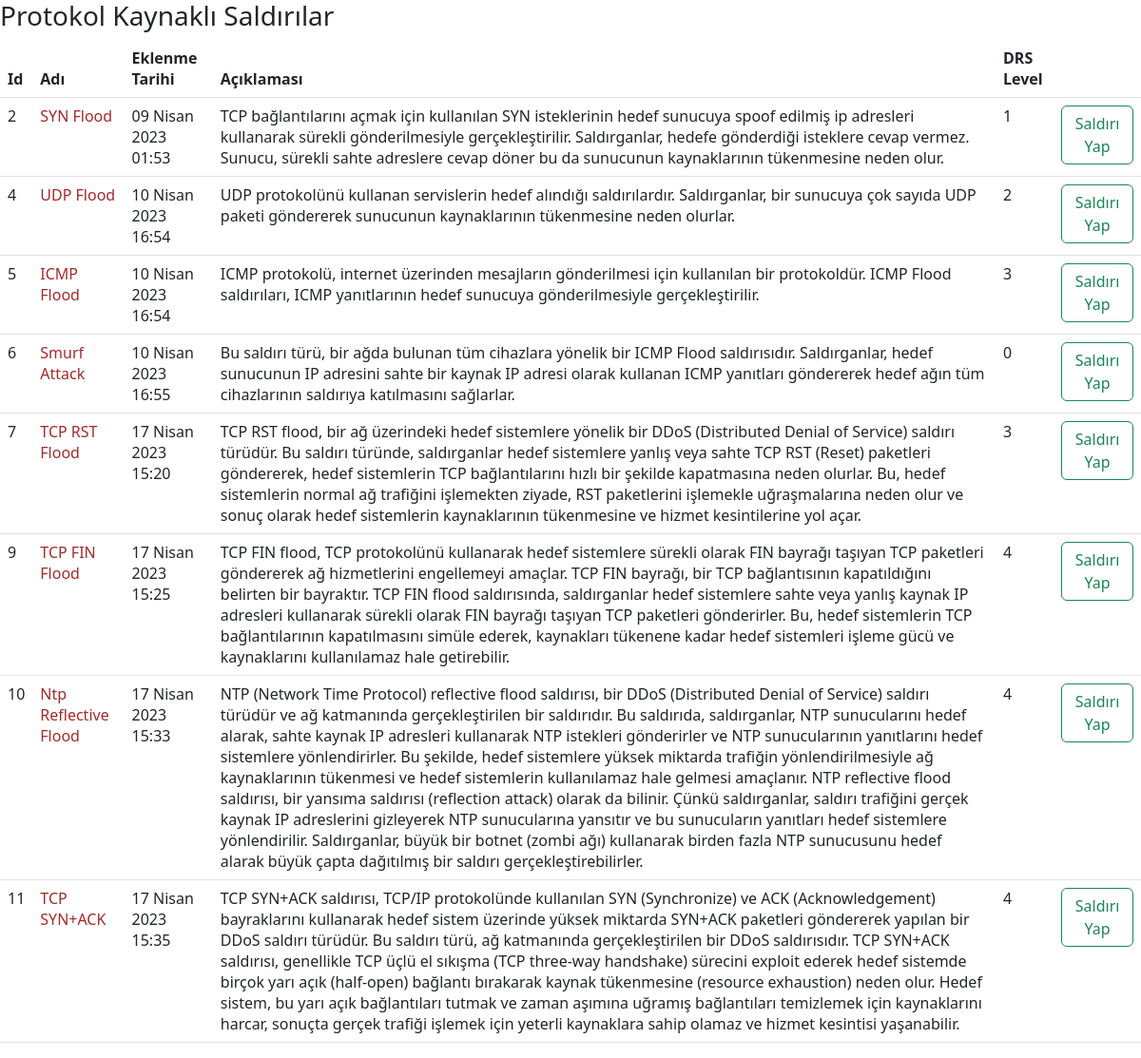
Screenshot of /index/attacksCategoryDetail/2 with the database file from the repository.
### attacks/models.py (models this page shows, shortened)
class Attacks(models.Model):
    attackName = models.CharField(max_length=100)
    createDate = models.DateTimeField('date created')
    attackCat = models.ForeignKey(AttacksCategory,on_delete=models.CASCADE)
    attackDesc = models.CharField(max_length=1000,null=True)
    drsLevel = models.IntegerField(validators=[MaxValueValidator(7),MinValueValidator(0)],null=True)

### attacks/views.py (the view)
# urls.py: path('attacksCategoryDetail/<int:attacksCategoryId>',views.attacksCategoryDetails, name='attacksCatsDet'),
def attacksCategoryDetails(request, attacksCategoryId):
    try:
        attacks_category = AttacksCategory.objects.get(pk=attacksCategoryId)
        attacks_list = Attacks.objects.filter(attackCat=attacks_category)
        context = {
            'attacksCategoryDetails_list': attacks_category,
            'attacks_list': attacks_list
        }
    except AttacksCategory.DoesNotExist:
        raise Http404("Saldırı Sınıflandırılması Bulunamadı!")
    return render(request, 'attacksCategoryDetails.html', context)

### attacks/templates/attacksCategoryDetails.html (shortened to what this page needs)
<html>
<head>
    <link href="https://cdn.jsdelivr.net/npm/bootstrap@5.3.0-alpha3/dist/css/bootstrap.min.css" rel="stylesheet"
 />
</head>
<body>
    {% if attacks_list %}
    <h3>{{ attacks_list.0.attackCat.categoryName }}</h3>
    {% endif %}
    <table class="table">
        <thead>
            <th>
                Id
            </th>
            <th>
                Adı
            </th>
            <th>
                Eklenme Tarihi
            </th>
            <th>
                Açıklaması
            </th>
            <th>
                DRS Level
            </th>
            <th>
            </th>
        </thead>
        {% for attack in attacks_list%}
        <tr>
            <td>
                {{attack.id}}
            </td>
            <td style="color: brown;">
                {{attack.attackName}}
            </td>
            <td>
                {{attack.createDate}}
            </td>
            <td>
                {{attack.attackDesc}}
            </td>
            <td>
                {{attack.drsLevel}}
            </td>
            <td>
                <a class="btn btn-outline-success" href="/index/attacks/{{attack.id}}" >Saldırı Yap</a>
            </td>
        </tr>
        {% endfor %}
    </table>
</body>
</html

### rows the page displays
Attacks: id "2", attackName "SYN Flood", createDate "09 Nisan 2023 01:53", attackDesc "TCP bağlantılarını açmak için kullanılan SYN isteklerinin hedef sunucuya spoof edilmiş ip adresleri kullanarak sürekli gönderilmesiyle gerçekleştirilir. Saldırganlar, hedefe gönderdiği isteklere cevap vermez. Sunucu, sürekli sahte adreslere cevap döner bu da sunucunun kaynaklarının tükenmesine neden olur.", drsLevel "1"
Attacks: id "4", attackName "UDP Flood", createDate "10 Nisan 2023 16:54", attackDesc "UDP protokolünü kullanan servislerin hedef alındığı saldırılardır. Saldırganlar, bir sunucuya çok sayıda UDP paketi göndererek sunucunun kaynaklarının tükenmesine neden olurlar.", drsLevel "2"
Attacks: id "5", attackName "ICMP Flood", createDate "10 Nisan 2023 16:54", attackDesc "ICMP protokolü, internet üzerinden mesajların gönderilmesi için kullanılan bir protokoldür. ICMP Flood saldırıları, ICMP yanıtlarının hedef sunucuya gönderilmesiyle gerçekleştirilir.", drsLevel "3"
Attacks: id "6", attackName "Smurf Attack", createDate "10 Nisan 2023 16:55", attackDesc "Bu saldırı türü, bir ağda bulunan tüm cihazlara yönelik bir ICMP Flood saldırısıdır. Saldırganlar, hedef sunucunun IP adresini sahte bir kaynak IP adresi olarak kullanan ICMP yanıtları göndererek hedef ağın tüm cihazlarının saldırıya katılmasını sağlarlar.", drsLevel "0"
Attacks: id "7", attackName "TCP RST Flood", createDate "17 Nisan 2023 15:20", attackDesc "TCP RST flood, bir ağ üzerindeki hedef sistemlere yönelik bir DDoS (Distributed Denial of Service) saldırı türüdür. Bu saldırı türünde, saldırganlar hedef sistemlere yanlış veya sahte TCP RST (Reset) paketleri göndererek, hedef sistemlerin TCP bağlantılarını hızlı bir şekilde kapatmasına neden olurlar. Bu, hedef sistemlerin normal ağ trafiğini işlemekten ziyade, RST paketlerini işlemekle uğraşmalarına neden olur ve sonuç olarak hedef sistemlerin kaynaklarının tükenmesine ve hizmet kesintilerine yol açar.", drsLevel "3"
Attacks: id "9", attackName "TCP FIN Flood", createDate "17 Nisan 2023 15:25", attackDesc "TCP FIN flood, TCP protokolünü kullanarak hedef sistemlere sürekli olarak FIN bayrağı taşıyan TCP paketleri göndererek ağ hizmetlerini engellemeyi amaçlar. TCP FIN bayrağı, bir TCP bağlantısının kapatıldığını belirten bir bayraktır. TCP FIN flood saldırısında, saldırganlar hedef sistemlere sahte veya yanlış kaynak IP adresleri kullanarak sürekli olarak FIN bayrağı taşıyan TCP paketleri gönderirler. Bu, hedef sistemlerin TCP bağlantılarının kapatılmasını simüle ederek, kaynakları tükenene kadar hedef sistemleri işleme gücü ve kaynaklarını kullanılamaz hale getirebilir.", drsLevel "4"
Attacks: id "10", attackName "Ntp Reflective Flood", createDate "17 Nisan 2023 15:33", attackDesc "NTP (Network Time Protocol) reflective flood saldırısı, bir DDoS (Distributed Denial of Service) saldırı türüdür ve ağ katmanında gerçekleştirilen bir saldırıdır. Bu saldırıda, saldırganlar, NTP sunucularını hedef alarak, sahte kaynak IP adresleri kullanarak NTP istekleri gönderirler ve NTP sunucularının yanıtlarını hedef sistemlere yönlendirirler. Bu şekilde, hedef sistemlere yüksek miktarda trafiğin yönlendirilmesiyle ağ kaynaklarının tükenmesi ve hedef sistemlerin kullanılamaz hale gelmesi amaçlanır. NTP reflective flood saldırısı, bir yansıma saldırısı (reflection attack) olarak da bilinir. Çünkü saldırganlar, saldırı trafiğini gerçek kaynak IP adreslerini gizleyerek NTP sunucularına…", drsLevel "4"
Attacks: id "11", attackName "TCP SYN+ACK", createDate "17 Nisan 2023 15:35", attackDesc "TCP SYN+ACK saldırısı, TCP/IP protokolünde kullanılan SYN (Synchronize) ve ACK (Acknowledgement) bayraklarını kullanarak hedef sistem üzerinde yüksek miktarda SYN+ACK paketleri göndererek yapılan bir DDoS saldırı türüdür. Bu saldırı türü, ağ katmanında gerçekleştirilen bir DDoS saldırısıdır. TCP SYN+ACK saldırısı, genellikle TCP üçlü el sıkışma (TCP three-way handshake) sürecini exploit ederek hedef sistemde birçok yarı açık (half-open) bağlantı bırakarak kaynak tükenmesine (resource exhaustion) neden olur. Hedef sistem, bu yarı açık bağlantıları tutmak ve zaman aşımına uğramış bağlantıları temizlemek için kaynaklarını harcar, sonuçta gerçek trafiği işlemek için yeterli kaynaklara sahip…", drsLevel "4"
